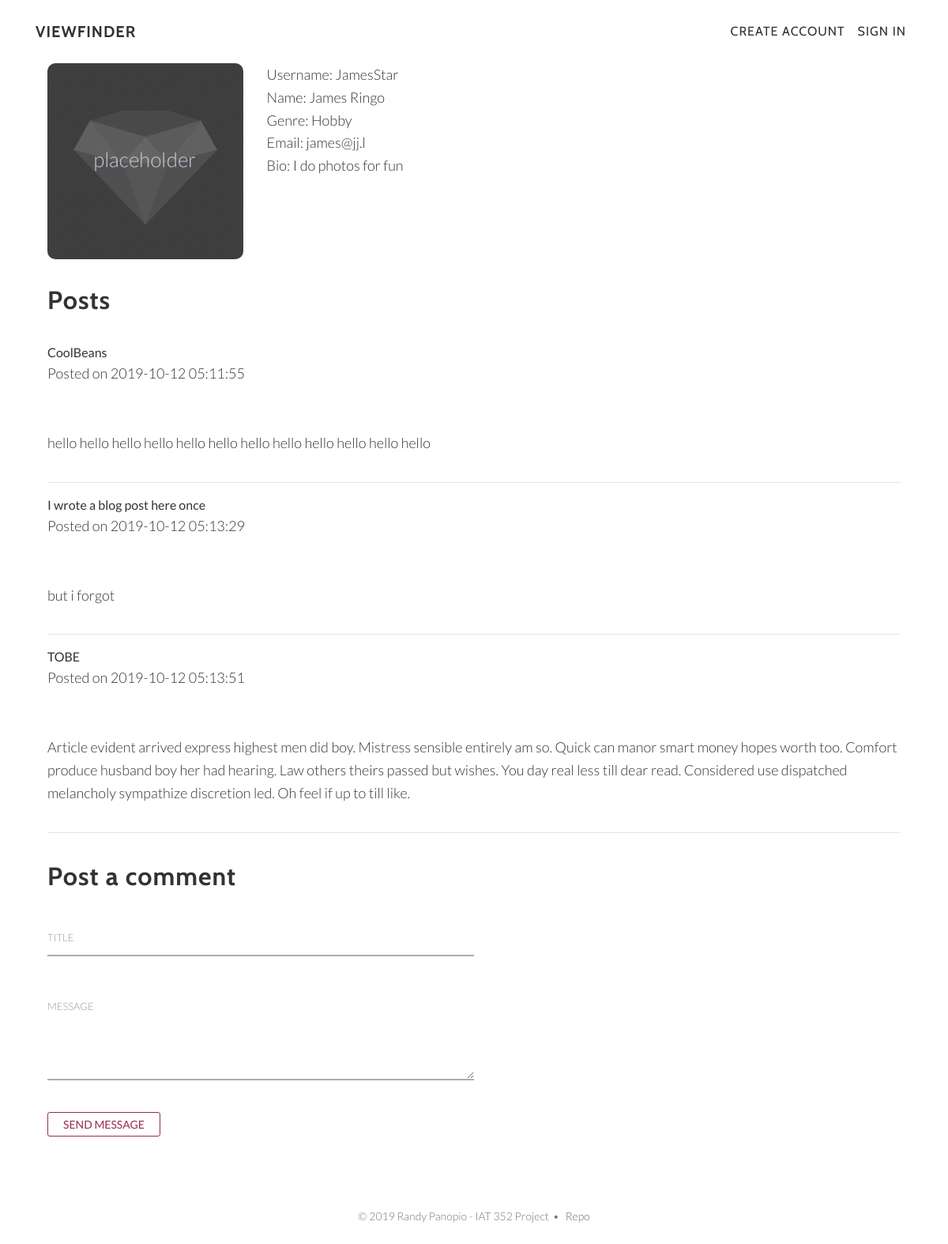
Page /Assignment2/photographers_userinfo.php?id=1 on the committed database.
### tables this page shows
CREATE TABLE IF NOT EXISTS `photographers` (
  `id` int(6) UNSIGNED NOT NULL AUTO_INCREMENT,
  `username` varchar(30) NOT NULL,
  `email` varchar(30) NOT NULL,
  `password` varchar(255) DEFAULT NULL,
  `name` varchar(50) DEFAULT NULL,
  `genre` varchar(50) DEFAULT NULL,
  `bio` varchar(255) DEFAULT NULL,
  PRIMARY KEY (`id`)
);

CREATE TABLE IF NOT EXISTS `posts` (
  `user_id` int(255) NOT NULL,
  `title` varchar(255) NOT NULL,
  `content` text NOT NULL,
  `date` timestamp NOT NULL DEFAULT current_timestamp() ON UPDATE current_timestamp()
);

### Assignment2/photographers_userinfo.php (the view, shortened to what this page needs)
<?php require("directives/header.php");
require("directives/nav_bar.php");
require("directives/database_info.php");?>
<div id="content-container">
  <div class="container">
    <div class="col-lg-12 mx-auto">
      <div class="row">
        <?php
            if (isset($_GET['id']) && is_numeric($_GET['id']) ) {
                $userID = ($_GET['id']);
                $user_info_query = "SELECT * FROM `photographers` WHERE id=".$userID.";";
                $user_result = $db->query($user_info_query);
                if($user_result) {
                  $user = $user_result->fetch_array(MYSQLI_ASSOC);
                  echo "<div class=\"col-md-3 content-row\">
                            <img class=\"img-responsive\" src=\"img/placeholder.png\" alt=\"img\">
                        </div>
                        <div class=\"col-md-9 content-row\">
                        <p>
                        Username: ".$user['username']."<br />
                        Name: ".$user['name']."<br />
                        Genre: ".$user['genre']."<br />
                        Email: ".$user['email']."<br />
                        Bio: ".$user['bio']."
                        </p>
                              </div>";
                }
                $user_posts_query = "SELECT * FROM posts WHERE user_id=".$userID;
                $user_posts_result = $db->query($user_posts_query);
                echo "<div class='container'>
                <h2>Posts</h2>";
                if ($user_posts_result) {
                    if (($user_posts_result->num_rows) > 0) {
                        while ($post = $user_posts_result->fetch_assoc()) {
                            echo "<div class='post-container'>
                                <div class='post-contents'>
                                    <b>".$post['title']."</b>
                                    <p>Posted on ".$post['date']."</p>
                                    <br />
                                    <p>".$post['content']."</p>
                                    <hr />
                                </div>
                            </div>";
                        }
                        echo "</div>";
                    } else {
                        echo "<p>This user has no comments!</p>";
                    }
                }
            } else {
                echo "<h1 class=\"main-header\">User not found</h1>";
            }
        ?>
        <div class="container">
          <section id="contact" class="contact-section content-section">
                <h2>Post a comment</h2>
                <form class="form-wrap validate-form" name="input" action="create_post.php" method="post">
                  <div class="input-wrap validate-input" data-validate="Name is needed!">
                    <input class="input-style" type="text" name="title" required>
                  </div>
                  <div class="input-wrap validate-input" data-validate="Message is needed">
                    <textarea class="input-style" name="content" required></textarea>
                  </div>
                  <div class="container-contact1-form-btn">
                    <button class="btn btn-default btn-sm btn-anim-i">
                      <span>
                        Send Message
                      </span>
                    </button>
                  </div>
                </form>
          </section>
        </div>
      </div>
    </div>
  </div>
</div>
<?php require("directives/footer.php"); ?>

### Assignment2/styles/css/main.css (style rules this page uses)
body { font-family:'Lato';font-weight:300;width:100%;height:100%;color:#333333;background-color:white }
img { max-width:100%;width:100%;border-radius:10px }
h1,h2,h3,h4,h5,h6 { font-family:'Cabin', sans-serif;font-weight:700;margin:0 0 35px;letter-spacing:1px }
p { font-size:16px;line-height:1.5;margin:0 0 25px }
.content-row { margin-bottom:3% }
@media (min-width: 768px) { p { font-size:18px;line-height:1.6;margin:0 0 35px } }
.content-section { padding-top:20px;padding-bottom:20px }
#content-container { margin-top:80px }
.btn { font-family:'Lato', sans-serif;font-weight:400;-webkit-transition:all 0.3s ease-in-out;-moz-transition:all 0.3s ease-in-out;transition:all 0.3s ease-in-out;text-transform:uppercase;border-radius:0 }
.btn-default { color:#952d49;border:1px solid #952d49;border-radius:3px;background-color:transparent;padding-top:4px;padding-bottom:4px }
.btn-anim-i { padding-right:19px;padding-left:19px;padding-top:4px;padding-bottom:4px }
.form-wrap { width:50% }
.input-wrap { width:100%;position:relative;border-bottom:2px solid #adadad;margin-bottom:40px }
.input-style { display:block;width:100%;font-family:'Lato';font-weight:300;font-size:15px;color:#555555;line-height:1.2 }
input.input-style { outline:none;border:none;height:45px }
textarea.input-style { outline:none;border:none;min-height:115px;padding-top:13px;padding-bottom:13px }

### rows in the picture
photographers: username "JamesStar", name "James Ringo", genre "Hobby", email "james@jj.l", bio "I do photos for fun"
posts: title "CoolBeans", date "2019-10-12 05:11:55", content "hello hello hello hello hello hello hello hello hello hello hello hello"
posts: title "I wrote a blog post here once", date "2019-10-12 05:13:29", content "but i forgot"
posts: title "TOBE", date "2019-10-12 05:13:51", content "Article evident arrived express highest men did boy. Mistress sensible entirely am so. Quick can manor smart money hopes worth too. Comfort produce husband boy her had hearing. Law others theirs passed but wishes. You day real less till dear read. Considered use dispatched melancholy sympathize discretion led. Oh feel if up to till like."
